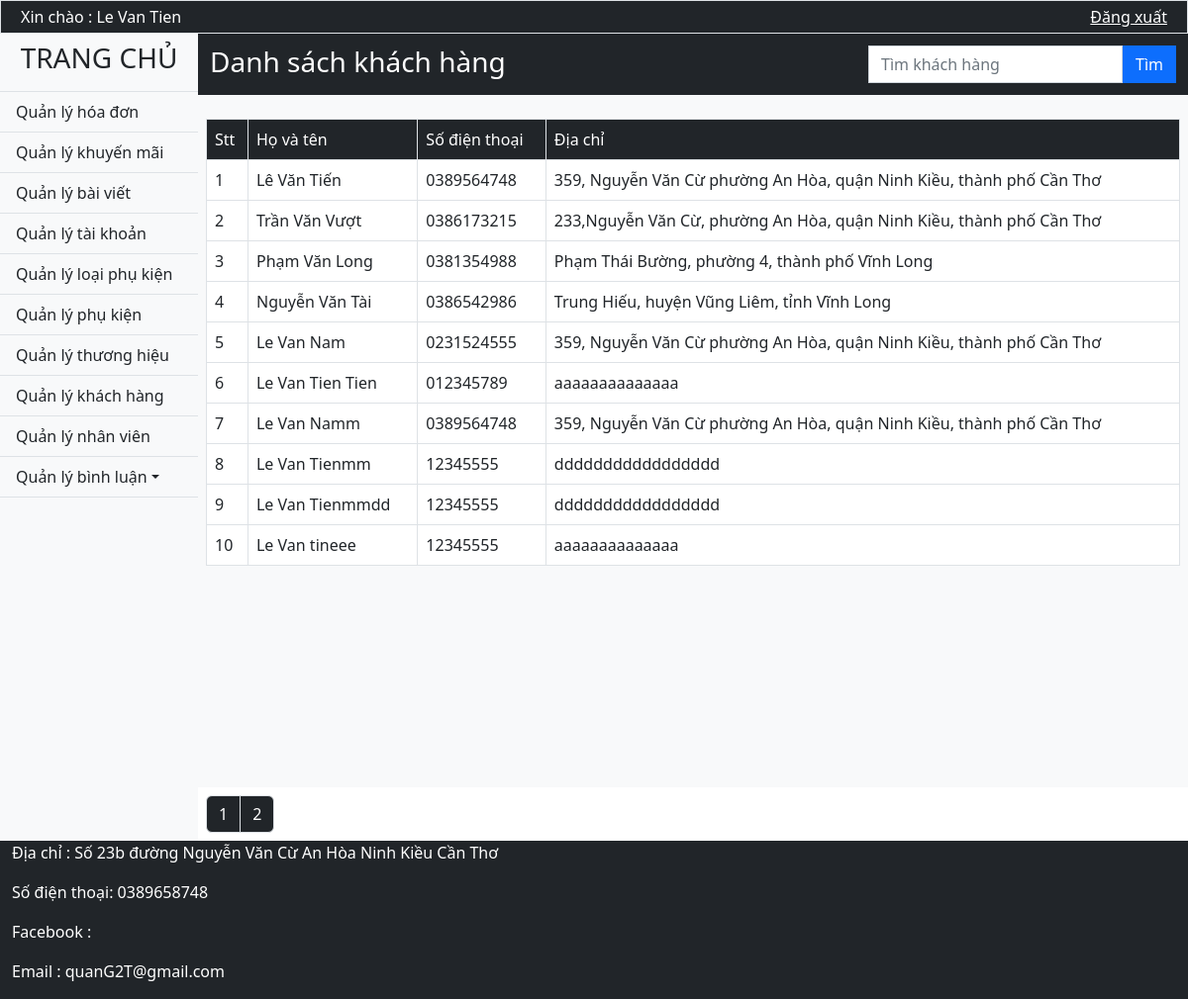
Screenshot of /Customer/ (signed in) with the database file from the repository.
### tables this page shows
CREATE TABLE `khachhang` (
  `MaKH` int(11) NOT NULL,
  `TenKH` varchar(200) NOT NULL,
  `SDT` char(15) NOT NULL,
  `DiaChi` varchar(300) NOT NULL,
  `Email` varchar(300) DEFAULT NULL,
  `MaTK` int(11) DEFAULT NULL
);

### Mvc/Core/Controller.php (called while the page is built, shortened)
<?php
    class Controller{
        public function Model($model){
            return new $model;
        }
        public function View($view, $data=[]){
            require_once "./Mvc/Views/".$view.".php";
        }
}
?>

### Mvc/Controllers/Customer.php (called while the page is built, shortened)
<?php
	class Customer extends Controller{
		function Show(){
			$this->List_Customer(0);
		}
		function List_Customer($page){
			$customer = $this->Model('Model_Customer');
			$sl = mysqli_num_rows($customer->LayDuLieu('*',''));
			$this->View('Admin',["Page"=>"View_Customer","DS_KhachHang"=>$customer->LayDuLieu('*',"ORDER BY MaKH ASC LIMIT $page,10"), "SL_KH"=>$sl]);
		}
	}
?>

### Mvc/Core/App.php (called while the page is built, shortened)
<?php
	class App{
		protected $action = "Show";
		function  __construct(){
			$arr = $this->UrlProcess();
			if(file_exists("./Mvc/Controllers/".$arr[0].".php")){
				$this->controller = $arr[0];
				unset($arr[0]);
			}
			$this->params = $arr?array_values($arr):[];
			call_user_func_array([new $this->controller, $this->action], $this->params);
		}
		function UrlProcess(){
			if(isset($_GET['url'])){
				return explode("/", filter_var(trim($_GET['url'], "/")));
			}
		}
	}
?>

### index.php (called while the page is built, shortened)
<?php
	$App = new App();
?>

### Mvc/Core/Database.php (called while the page is built, shortened)
<?php
    class Database{
        protected $server = "localhost";
        protected $user = "root";
        protected $pass = "";
        function __construct(){
            $this->con = mysqli_connect($this->server, $this->user, $this->pass);
        }
    }
?>

### Mvc/Models/Model_Customer.php (called while the page is built, shortened)
<?php
	class Model_Customer extends Database{
		function LayDuLieu($select,$where){
			$sql = "SELECT $select FROM khachhang $where;" ;
			return mysqli_query($this->con, $sql);
		}
	}
?>

### Mvc/Views/Pages/View_Customer.php (the view)
<div class="p-1 bg-dark d-flex ">
	<h3 class="text-white pt-2 mx-2">Danh sách khách hàng</h3>
	<form class="d-flex p-2 ms-auto" action="http://localhost/<?php echo link;?>/Customer/Search_Customer/" method="post">
        <input class="form-control rounded-0" type="text" placeholder="Tìm khách hàng" name="search-customer" required>
        <button class="btn btn-primary rounded-0" type="button " name="bt-search-customer">Tìm</button>
    </form>
</div>
<div class="content p-2 bg-light">
    <table class="table table-hover table-bordered mt-3 bg-white ">
        <thead>
        <tr class="bg-dark text-white">
            <td>Stt</td>
            <td>Họ và tên</td>
            <td>Số điện thoại</td>
            <td>Địa chỉ</td>
        </tr>
        </thead>
        <tbody>
        <?php
            $i=1;
            while ($row = mysqli_fetch_row($data["DS_KhachHang"])) {
        ?>
        <tr>
            <td><?php echo $i; ?></td>
            <td><?php echo $row[1] ?></td>
            <td><?php echo $row[2] ?></td>
            <td><?php echo $row[3] ?></td>
        </tr>
        <?php
            $i++;
            }
        ?>
        </tbody>
    </table>
</div>
<div class="bg-white p-2 d-flex justify-content-between">
    <ul class="pagination my-auto">
        <?php
            $t = $data["SL_KH"];
            $a = 1;
            for ($i = 0; $i < $t; $i=$i+10) {
        ?>
        <li class="page-item">
            <a class="page-link bg-dark text-white" href="http://localhost/<?php echo link;?>/Customer/List_Customer/<?php echo $i;?>"><?php echo $a; ?></a>
        </li>
        <?php
                $a++;
            }
        ?>
    </ul>
</div>

### Public/css/Admin.css (style rules this page uses)
* { margin: 0; padding: 0; box-sizing: border-box; }
body { background-size: cover; background-repeat: no-repeat; background-attachment: fixed; background-position: center; z-index: 0.5; }
.content { min-height: 700px; background-size: cover; background-repeat: no-repeat; background-attachment: fixed; background-position: center; }

### rows the page displays
khachhang: TenKH "Lê Văn Tiến", SDT "0389564748", DiaChi "359, Nguyễn Văn Cừ phường An Hòa, quận Ninh Kiều, thành phố Cần Thơ"
khachhang: TenKH "Trần Văn Vượt", SDT "0386173215", DiaChi "233,Nguyễn Văn Cừ, phường An Hòa, quận Ninh Kiều, thành phố Cần Thơ"
khachhang: TenKH "Phạm Văn Long", SDT "0381354988", DiaChi "Phạm Thái Bường, phường 4, thành phố Vĩnh Long"
khachhang: TenKH "Nguyễn Văn Tài", SDT "0386542986", DiaChi "Trung Hiếu, huyện Vũng Liêm, tỉnh Vĩnh Long"
khachhang: TenKH "Le Van Nam", SDT "0231524555", DiaChi "359, Nguyễn Văn Cừ phường An Hòa, quận Ninh Kiều, thành phố Cần Thơ"
khachhang: TenKH "Le Van Tien Tien", SDT "012345789", DiaChi "aaaaaaaaaaaaaa"
khachhang: TenKH "Le Van Namm", SDT "0389564748", DiaChi "359, Nguyễn Văn Cừ phường An Hòa, quận Ninh Kiều, thành phố Cần Thơ"
khachhang: TenKH "Le Van Tienmm", SDT "12345555", DiaChi "ddddddddddddddddd"
khachhang: TenKH "Le Van Tienmmdd", SDT "12345555", DiaChi "ddddddddddddddddd"
khachhang: TenKH "Le Van tineee", SDT "12345555", DiaChi "aaaaaaaaaaaaaa"

### other values shown
$_SESSION['admin'][1] "Le Van Tien"
